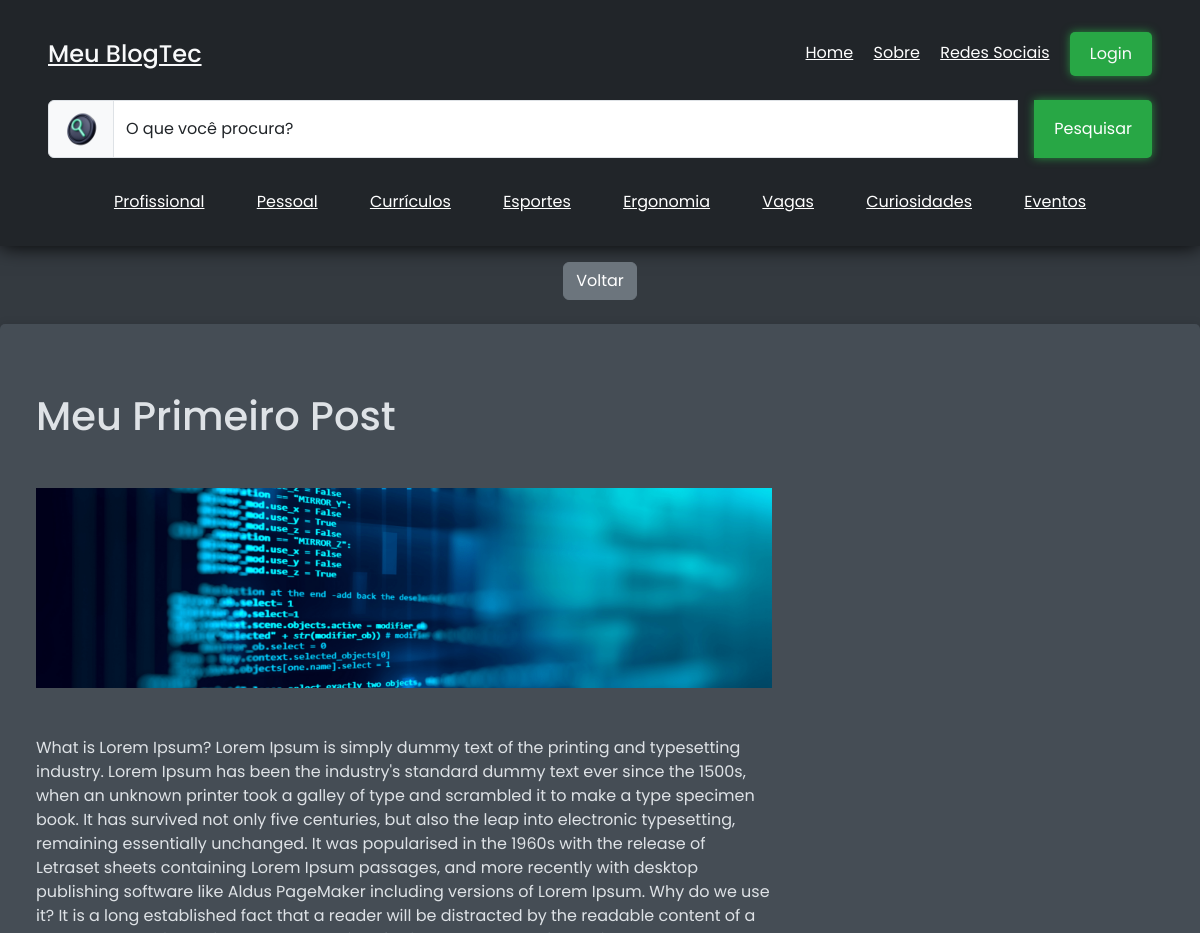
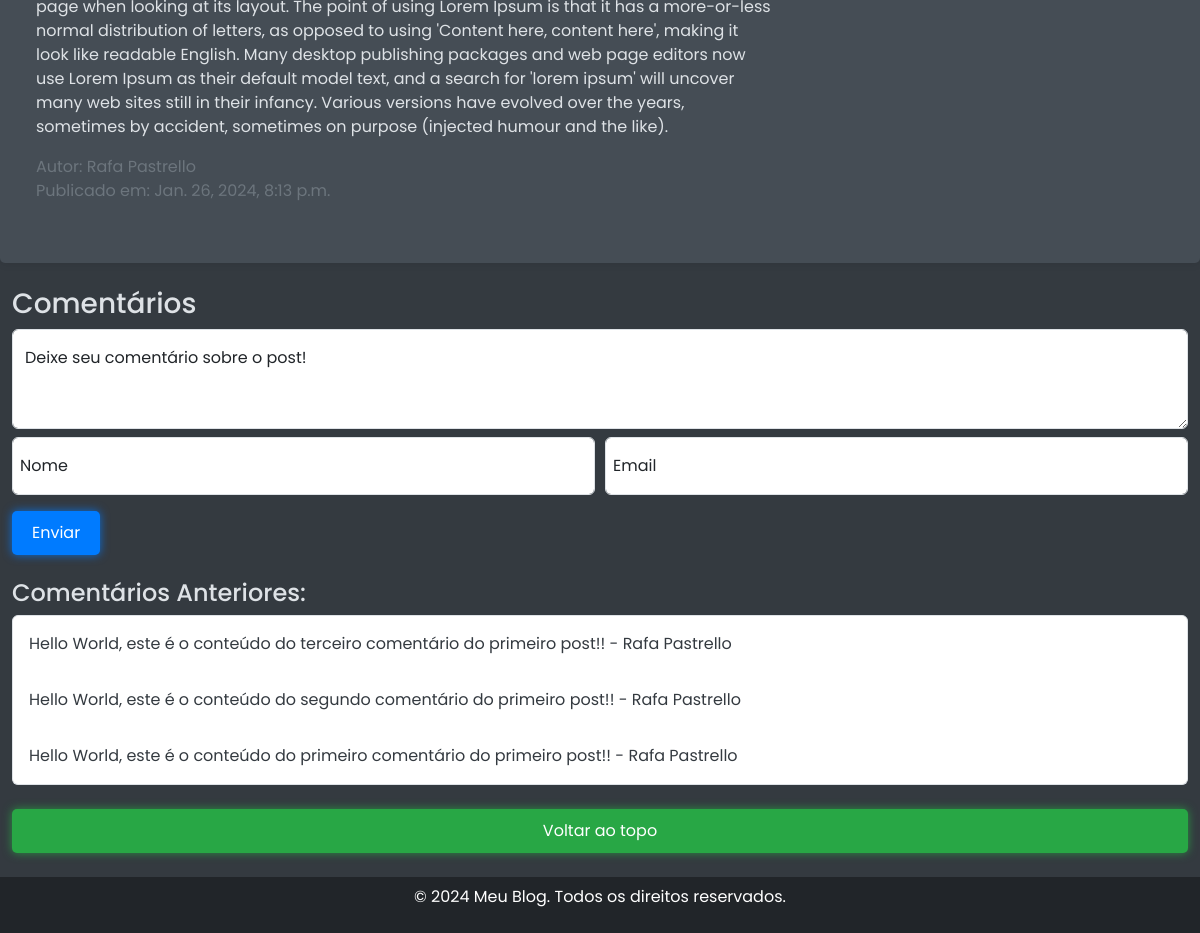
Screenshot of /meu-primeiro-post/ with the database file from the repository (2 pictures, top to bottom).
### Blog/models.py (models this page shows)
class Post(models.Model):
    titulo = models.CharField(max_length=200)
    conteudo = models.TextField()
    publicado_em = models.DateTimeField(auto_now_add=True)
    autor = models.CharField(max_length=100)
    resumo = models.TextField()
    slug = models.SlugField()
    img_url = models.CharField(max_length=200)
    class Meta:
        ordering = ['-publicado_em']

class Comentario(models.Model):
    post = models.ForeignKey(Post, related_name='comentarios', on_delete=models.CASCADE)
    nome = models.CharField(max_length=150)
    email = models.CharField(max_length=100)
    conteudo = models.TextField()
    likes = models.IntegerField()
    publicado_em = models.DateTimeField(auto_now_add=True)
    class Meta:
        ordering = ['-publicado_em']

### Blog/views.py (the view, shortened to what this page needs)
# urls.py: path('<slug:slug>/', views.post_detail, name='post_detail')
def post_detail(request, slug):
    post = Post.objects.get(slug=slug)
    post.img_url = '/Blog/img/thumbnails/' + post.img_url
    return render(request, 'post_details.html', {'post':post})

### Blog/templates/post_details.html (shortened to what this page needs)
{% extends "base.html" %}
{% block conteudo %}
{% load static %}
<div class="d-flex justify-content-center align-items-center mt-3">
    <a href="/" class="btn btn-secondary">Voltar</a>
</div>
<section class="container mt-4">
    <div class="col-md-8 p-4">
        <h1 class="card-title mt-4 mb-5">{{post.titulo}}</h1>
        <img class="card-img-top mb-5" src="{% static post.img_url %}" class="card-img" alt="Thumbnail">
        <p class="card-text">{{post.conteudo}}</p>
        <p class="text-secondary mb-0">Autor: {{post.autor}}</p>
        <p class="text-secondary">Publicado em: {{post.publicado_em}}</p>
    </div>
</section>
<div class="mt-4 container container-sm mb-4">
    <h3>Comentários</h3>
    <form method="post" action=".">
        <div class="form-floating text-dark mb-2">
            <textarea class="form-control" placeholder="Deixe seu comentário sobre o post!" name="conteudo" id="conteudo" style="height: 100px" required></textarea>
            <label for="conteudo">Deixe seu comentário sobre o post!</label>
        </div>
        <div class="form-row">
            <div class="form-floating col-md-6 mb-3 text-dark">
                <input type="name" class="form-control" name="nome" id="nome" placeholder="Nome" required>
                <label for="name">Nome</label>
            </div>
            <div class="form-floating col-md-6 mb-3 text-dark">
                <input type="email" class="form-control" name="email" id="email" placeholder="Email" required>
                <label for="email">Email</label>
            </div>
        </div>
        <button type="submit" class="btn btn-neon">Enviar</button>
    </form>
    <div class="mt-4">
        <h4>Comentários Anteriores:</h4>
        <ul class="list-group">
            {% for comentario in post.comentarios.all %}
                <li class="list-group-item py-3">{{comentario.conteudo}} - {{comentario.nome}}</li>
            {% empty %}
                <p class="list-group-item py-3">Nenhum comentário ainda</p>
            {% endfor %}
        </ul>
    </div>
</div>
<div class="mt-4 mb-4">
    <div class="container">
        <a class="text-light" href="#topo"><button type="submit" class="btn btn-login-neon btn-block">Voltar ao topo</button></a>
    </div>
</div>
{% endblock conteudo %}

### Blog/templates/base.html (shortened to what this page needs)
<!DOCTYPE html>
{% load static %}
<html lang="pt-BR">
<head>
    <link href="https://stackpath.bootstrapcdn.com/bootstrap/4.3.1/css/bootstrap.min.css" rel="stylesheet">
    <link href="https://cdn.jsdelivr.net/npm/bootstrap@5.3.2/dist/css/bootstrap.min.css" rel="stylesheet">
    <link rel="stylesheet" href="{% static 'Blog/css/style.css' %}">
</head>
<body>
    <header class="text-white text-center py-3">
        <div id='topo' class="my-element mx-5">
            <div class="row align-items-center mb-4">
                <div class="col-md-6 text-md-left">
                    <a class="text-light" href="index.html"><h1 class="text-light">Meu BlogTec</h1></a>
                </div>
                <div class="col-md-6 text-md-right mx-auto mx-md-0">
                    <a href="index.html" class="text-white">Home</a>
                    <a href="sobre.html" class="text-white ml-3">Sobre</a>
                    <a href="redes_sociais.html" class="text-white ml-3">Redes Sociais</a>
                    <a href="login.html"><button class="btn btn-login-neon text-light ml-3">Login</button></a>
                </div>
            </div>
            <div class="input-group mb-3">
                <span class="input-group-text"><img style="width: 40px;" src="{% static 'Blog/img/icones/search.png' %}" alt=""></span>
                <div class="form-floating text-dark">
                    <input type="text" class="form-control" id="floatingInputGroup1" placeholder="O que você procura?">
                    <label for="floatingInputGroup1">O que você procura?</label>
                </div>
                <button type="submit" class="btn btn-login-neon ml-3">Pesquisar</button>
            </div>
            <div class="row align-items-center mb-3">
                <div class="col-md-12 mx-auto">
                    <a href="#" class="text-white ml-4 mr-4">Profissional</a>
                    <a href="#" class="text-white ml-4 mr-4">Pessoal</a>
                    <a href="#" class="text-white ml-4 mr-4">Currículos</a>
                    <a href="#" class="text-white ml-4 mr-4">Esportes</a>
                    <a href="#" class="text-white ml-4 mr-4">Ergonomia</a>
                    <a href="#" class="text-white ml-4 mr-4">Vagas</a>
                    <a href="#" class="text-white ml-4 mr-4">Curiosidades</a>
                    <a href="#" class="text-white ml-4 mr-4">Eventos</a>
                </div>
            </div>
        </div>
    </header>
    {% block conteudo %}
    {% endblock %}
    <footer class="text-white text-center py-2">
        <div class="container">
            <p>&copy; 2024 Meu Blog. Todos os direitos reservados.</p>
        </div>
    </footer>
</body>
</html>

### Blog/static/Blog/css/style.css (style rules this page uses)
body { font-family: 'Poppins'; background-color: #343a40; color: #dee2e6; }
header { background-color: #212529; box-shadow: 0 0 20px rgb(0, 0, 0); }
header a { color: #fff; display: inline-block; margin-top: 1rem; }
header h1 { margin: 0; font-size: 1.5rem; }
.container { max-width: 1400px; }
section { background-color: #454d55; border-radius: 5px; box-shadow: 0 0 10px rgba(0, 0, 0, 0.1); padding: 20px; }
.card-img-top { width: 100%; height: 200px; object-fit: cover; }
footer { background-color: #212529; color: #fff; padding: 10px 0; }
.btn-neon { color: #fff; background-color: #007bff; border: none; padding: 10px 20px; border-radius: 5px; font-size: 1rem; box-shadow: 0 0 10px rgba(0, 123, 255, 0.8); }
.btn-login-neon { color: #fff; background-color: #28a745; border: none; padding: 10px 20px; border-radius: 5px; font-size: 1rem; box-shadow: 0 0 10px rgba(40, 167, 69, 0.8); }
.list-group-item { color: #343a40; }

### rows the page displays
Post: titulo "Meu Primeiro Post", img_url (picture), conteudo "What is Lorem Ipsum? Lorem Ipsum is simply dummy text of the printing and typesetting industry. Lorem Ipsum has been the industry's standard dummy text ever since the 1500s, when an unknown printer took a galley of type and scrambled it to make a type specimen book. It has survived not only five centuries, but also the leap into electronic typesetting, remaining essentially unchanged. It was popularised in the 1960s with the release of Letraset sheets containing Lorem Ipsum passages, and more recently with desktop publishing software like Aldus PageMaker including versions of Lorem Ipsum. Why do we use it? It is a long established fact that a reader will be distracted by the readable…", autor "Rafa Pastrello", publicado_em "Jan. 26, 2024, 8:13 p.m."
Comentario: conteudo "Hello World, este é o conteúdo do terceiro comentário do primeiro post!!", nome "Rafa Pastrello"
Comentario: conteudo "Hello World, este é o conteúdo do segundo comentário do primeiro post!!", nome "Rafa Pastrello"
Comentario: conteudo "Hello World, este é o conteúdo do primeiro comentário do primeiro post!!", nome "Rafa Pastrello"
